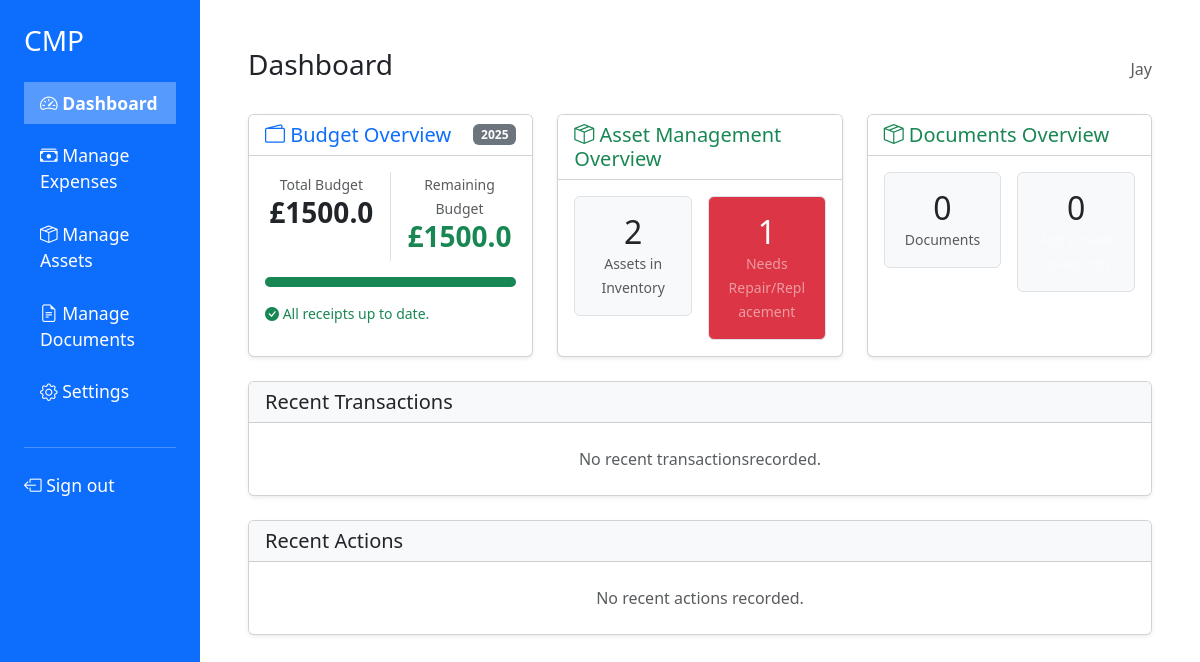
The page /dashboard (signed in) on the database its author committed.
### src/models.py (models this page shows)
class Budget(db.Model):
    id = db.Column(db.Integer, primary_key=True)
    year = db.Column(db.String(4), default='2025')
    total_fund = db.Column(db.Float, default=0.0)
    remaining_fund = db.Column(db.Float, default=0.0)
    transactions = db.relationship('Transaction', backref='budget', lazy=True)

### src/app.py (the view)
@app.route('/dashboard')
def dashboard():
    if not session.get("username"):
        return redirect("/login")
    budget = Budget.query.first()
    total_budget = budget.total_fund
    remaining_budget = budget.remaining_fund
    budget_year = budget.year
    count_no_receipt = Transaction.query.filter_by(budget_id=budget.id, document_id=None).count()
    count_assets = Asset.query.count()
    count_assets_damaged = Asset.query.filter(Asset.status == AssetStatus.DAMAGED.value).count()
    count_documents = Document.query.count()
    unlinked_documents = Document.query.filter_by(parent_id=None).count()
    recent_transactions = Transaction.query.order_by(Transaction.timestamp.desc()).filter_by(budget_id=budget.id).limit(3).all()
    minimum_budget_health = total_budget * 0.2
    currency = '£'
    return render_template('dashboard.html', username = session["username"],  currency=currency, budget_year = budget_year, minimum_budget_health = minimum_budget_health, total_budget=total_budget, remaining_budget=remaining_budget, count_no_receipt=count_no_receipt, count_assets=count_assets, count_assets_damaged=count_assets_damaged, count_documents=count_documents, unlinked_documents=unlinked_documents, recent_transactions=recent_transactions)

### src/templates/dashboard.html
{% extends "base.html" %}
{% block content %}
<div class="d-flex justify-content-between align-items-center mb-4">
    <h2 class="h3">Dashboard</h2>
    <div class="text-muted">{{ username }}</div>
</div>
<div class="row g-4 mb-4">
    <div class="col-md-4">
        <div class="card h-100 shadow-sm">
            <div class="card-header bg-white d-flex justify-content-between align-items-center">
                <h5 class="mb-0 text-primary"><i class="bi bi-wallet2"></i> Budget Overview</h5>
                <span class="badge bg-secondary">{{ budget_year }}</span>
            </div>
            <div class="card-body">
                <div class="row text-center mb-3">
                    <div class="col-6 border-end">
                        <small class="text-muted">Total Budget</small>
                        <h3 class="fw-bold">{{currency}}{{ total_budget }}</h3>
                    </div>
                    <div class="col-6">
                        <small class="text-muted">Remaining Budget</small>
                        <h3 class="fw-bold text-{{ 'success' if (remaining_budget >  minimum_budget_health) else 'danger' }}">
                            {{currency}}{{ remaining_budget }}
                        </h3>
                    </div>
                </div>
                {% set percent = (remaining_budget / total_budget * 100) %}
                <div class="progress mb-3" style="height: 10px;">
                    <div class="progress-bar bg-{{ 'success' if percent > 20 else 'danger' }}"
                         role="progressbar" style="width: {{ percent }}%"></div>
                </div>
                {% if count_no_receipt > 0 %}
                <div class="alert alert-warning d-flex align-items-center py-2 mb-0" role="alert">
                    <i class="bi bi-exclamation-triangle-fill me-2"></i>
                    <div>
                        <strong>{{ count_no_receipt }} Transactions</strong> missing receipts.
                        <a href="/expenses" class="alert-link">Review</a>
                    </div>
                </div>
                {% else %}
                <div class="text-success small"><i class="bi bi-check-circle-fill"></i> All receipts up to date.</div>
                {% endif %}
            </div>
        </div>
    </div>
    <div class="col-md-4">
        <div class="card h-100 shadow-sm">
            <div class="card-header bg-white">
                <h5 class="mb-0 text-success"><i class="bi bi-box-seam"></i> Asset Management Overview</h5>
            </div>
            <div class="card-body">
                <div class="row g-3">
                    <div class="col-6">
                        <div class="p-3 border rounded bg-light text-center">
                            <h2 class="mb-0">{{ count_assets }}</h2>
                            <small class="text-muted">Assets in Inventory</small>
                        </div>
                    </div>
                    <div class="col-6">
                        <div class="p-3 border rounded {{ 'bg-danger text-white' if count_assets_damaged > 0 else 'bg-light' }} text-center">
                            <h2 class="mb-0">{{ count_assets_damaged }}</h2>
                            <small class="{{ 'text-white-50' }}">Needs Repair/Replacement</small>
                        </div>
                    </div>
                </div>
            </div>
        </div>
    </div>
    <div class="col-md-4">
        <div class="card h-100 shadow-sm">
            <div class="card-header bg-white">
                <h5 class="mb-0 text-success"><i class="bi bi-box-seam"></i> Documents Overview</h5>
            </div>
            <div class="card-body">
                <div class="row g-3">
                    <div class="col-6">
                        <div class="p-3 border rounded bg-light text-center">
                            <h2 class="mb-0">{{ count_documents }}</h2>
                            <small class="text-muted">Documents</small>
                        </div>
                    </div>
                    <div class="col-6">
                        <div class="p-3 border rounded {{ 'bg-danger text-white' if unlinked_documents > 0 else 'bg-light' }} text-center">
                            <h2 class="mb-0">{{ unlinked_documents }}</h2>
                            <small class="{{ 'text-white-50' }}">Not Linked to Records</small>
                        </div>
                    </div>
                </div>
            </div>
        </div>
    </div>
</div>
<div class="card shadow-sm">
    <div class="card-header bg-light">
        <h5 class="mb-0">Recent Transactions</h5>
    </div>
    <div class="list-group list-group-flush">
        {% for tranc in recent_transactions %}
        <div class="list-group-item d-flex justify-content-between align-items-center">
            <div>
                <i class="bi bi-arrow-right-circle text-primary me-2"></i>
                <strong>{{ tranc.note }}</strong>
                <span class="text-muted small">({{ tranc.category }})</span>
                <div class="small text-muted ms-4">
                    by {{ tranc.user.username }} on {{ tranc.timestamp.strftime('%d-%m-%Y') }}
                </div>
            </div>
            <span class="fw-bold text-danger">-{{currency}}{{ "%.2f"|format(tranccost) }}</span>
        </div>
        {% else %}
        <div class="list-group-item text-center text-muted py-4">
            No recent transactionsrecorded.
        </div>
        {% endfor %}
    </div>
</div>
<div class="card shadow-sm mt-4">
    <div class="card-header bg-light">
        <h5 class="mb-0">Recent Actions</h5>
    </div>
    <div class="list-group list-group-flush">
        <div class="list-group-item text-center text-muted py-4">
            No recent actions recorded.
        </div>
    </div>
{% endblock %}

### rows shown on the page
Budget: year "2025", total_fund "1500.0", remaining_fund "1500.0"

### other values the page prints
{{ username }} "Jay"
{{ currency }} "£"
{{ count_assets }} "2"
{{ count_assets_damaged }} "1"
{{ count_documents }} "0"
{{ unlinked_documents }} "0"
